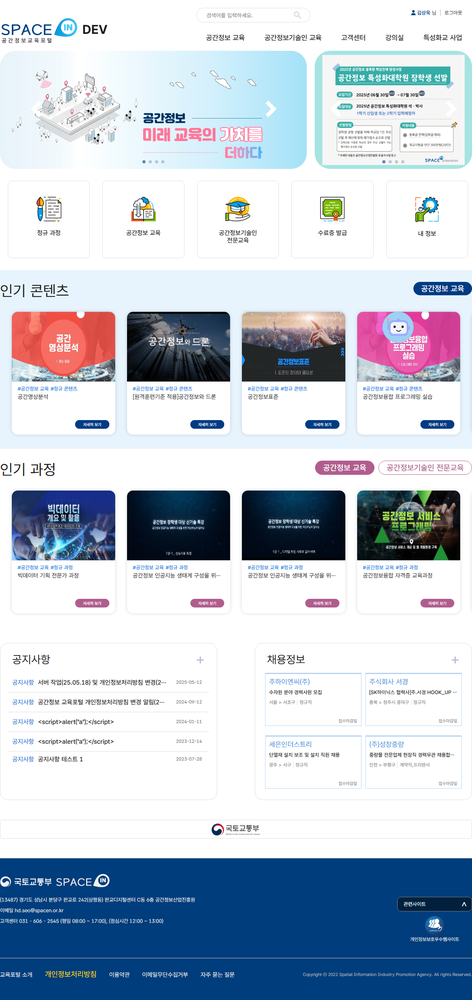
#> input picture chrome_1100 - LG/home.png, 472 x 1000 px, shrunk from 1200 x 2540 before the run
$ python apply_grid.py 'chrome_1100 - LG'
#> lines starting #> are read from the running program, lines starting #| are printed output that depends on the picture

import os
import sys
from PIL import Image, ImageDraw

# Grid configurations based on breakpoints
GRID_CONFIG = {
    'SM': {'columns': 4, 'gutter': 16, 'margin': 16},
    'MD': {'columns': 8, 'gutter': 16, 'margin': 24},
    'LG': {'columns': 12, 'gutter': 24, 'margin': 24},
    'XL': {'columns': 12, 'gutter': 24, 'margin': 24},
}

# Grid color (light pink with transparency)
GRID_COLOR = (255, 182, 193, 100) # R, G, B, Alpha

def draw_grid(image_path, output_path):
    """
    Draws a grid on an image based on its breakpoint (inferred from path)
    and saves it to the output path.
    """
#> called with image_path = 'chrome_1100 - LG/home.png', output_path = 'chrome_1100 - LG_with_grid/home.png'
    try:
        # Infer breakpoint from the directory name
        breakpoint = None
        # Normalize path for consistency
        normalized_path = image_path.replace('\\', '/')
        parts = normalized_path.split('/')

        # The directory name is the second to last part
        if len(parts) >= 2:
            dir_name = parts[-2]
            if ' - SM' in dir_name:
                breakpoint = 'SM'
            elif ' - MD' in dir_name:
                breakpoint = 'MD'
            elif ' - LG' in dir_name:
                breakpoint = 'LG'
            elif ' - XL' in dir_name:
                breakpoint = 'XL'

        if not breakpoint:
            # print(f"Warning: Could not determine breakpoint for {image_path}. Skipping.")
            return

        config = GRID_CONFIG[breakpoint]
        margin = config['margin']
        columns = config['columns']
        gutter = config['gutter']

        with Image.open(image_path).convert("RGBA") as base_image:
            img_width, img_height = base_image.size
#> img_width = 472; img_height = 1000

            # Create a transparent layer for the grid
            overlay = Image.new("RGBA", base_image.size, (255, 255, 255, 0))
            draw = ImageDraw.Draw(overlay)

            # --- INTEGER-BASED GRID CALCULATION ---
            # All calculations use integers to avoid floating point errors.

            if columns <= 0:
                return # Do not draw if there are no columns

            total_gutter_width = (columns - 1) * gutter
            total_margin_width = 2 * margin
            content_width = img_width - total_margin_width
#> content_width = 424
            column_total_width = content_width - total_gutter_width
#> column_total_width = 160

            # Calculate base width and distribute remaining pixels
            base_column_width = column_total_width // columns
#> base_column_width = 13
            remainder = column_total_width % columns
#> remainder = 4

            current_x = margin
            for i in range(columns):
                # Add 1px to the first 'remainder' columns
                col_width = base_column_width + (1 if i < remainder else 0)

                draw.rectangle(
                    [(current_x, 0), (current_x + col_width, img_height)],
                    fill=GRID_COLOR
                )
                # Move to the start of the next column
                current_x += col_width + gutter
#> after the loop, current_x = 472

            # Composite the overlay onto the base image
            combined = Image.alpha_composite(base_image, overlay)
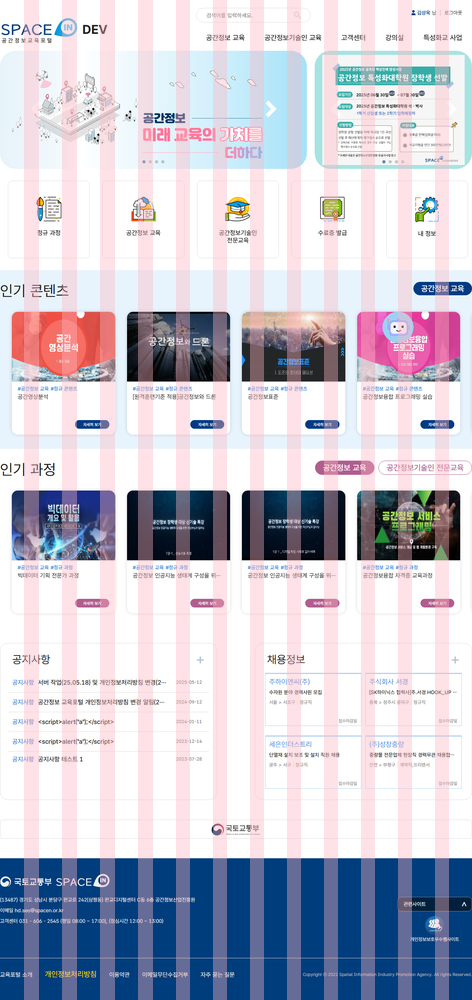
#> combined: PIL image 472x1000 RGBA; mean R, G, B, A 198.1, 196.2, 208.6, 255

            # Ensure output directory exists
            os.makedirs(os.path.dirname(output_path), exist_ok=True)

            # Save the result as PNG
            combined.convert("RGB").save(output_path, "PNG")

    except FileNotFoundError:
        # print(f"Error: Source file not found at {image_path}")
        pass
    except Exception as e:
        # print(f"Error processing {image_path}: {e}")
        pass


def process_screenshots(source_dir, output_dir_base):
    """
    Finds all screenshots in the source directory, applies grids,
    and saves them to the output directory.
    """
    print(f"Processing screenshots from: {source_dir}")
    for root, dirs, files in os.walk(source_dir):
        # Skip specific subdirectories
        if 'comparison_results' in root or 'screenshots_with_grid' in root:
            continue

        for file in files:
            if file.lower().endswith('.png'):
                source_path = os.path.join(root, file)

                # Create corresponding output path
                relative_path = os.path.relpath(source_path, source_dir)
                output_path = os.path.join(output_dir_base, relative_path)

                draw_grid(source_path, output_path)
    print(f"Output generated in: {output_dir_base}")


if __name__ == "__main__":
    try:
        project_root = os.path.dirname(os.path.abspath(__file__))

        # Default source directory
        source_dir_name = 'screenshots'

        # Check for command-line argument
        if len(sys.argv) > 1:
            source_dir_name = sys.argv[1]

        # These paths are relative to the project root
        SOURCE_SCREENSHOTS_DIR = os.path.join(project_root, source_dir_name)

        # The output directory is named based on the source, with a suffix
        output_dir_name = os.path.basename(os.path.normpath(source_dir_name)) + '_with_grid'
        OUTPUT_GRID_DIR = os.path.join(os.path.dirname(SOURCE_SCREENSHOTS_DIR), output_dir_name)


        if not os.path.isdir(SOURCE_SCREENSHOTS_DIR):
            print(f"Error: Source directory not found at '{SOURCE_SCREENSHOTS_DIR}'")
            print("Please provide a valid path to a screenshots directory as an argument.")
            print("Example: python apply_grid.py playwright_project/screenshots")
            sys.exit(1)

        print(f"Starting grid application...")

        process_screenshots(SOURCE_SCREENSHOTS_DIR, OUTPUT_GRID_DIR)

        print("Grid application complete.")
    except NameError:
        # Handle case where __file__ is not defined (e.g. in some interpreters)
        print("Could not determine project root. Please run from a standard Python environment.")
        sys.exit(1)
    except Exception as e:
        print(f"An unexpected error occurred: {e}")
        sys.exit(1)
